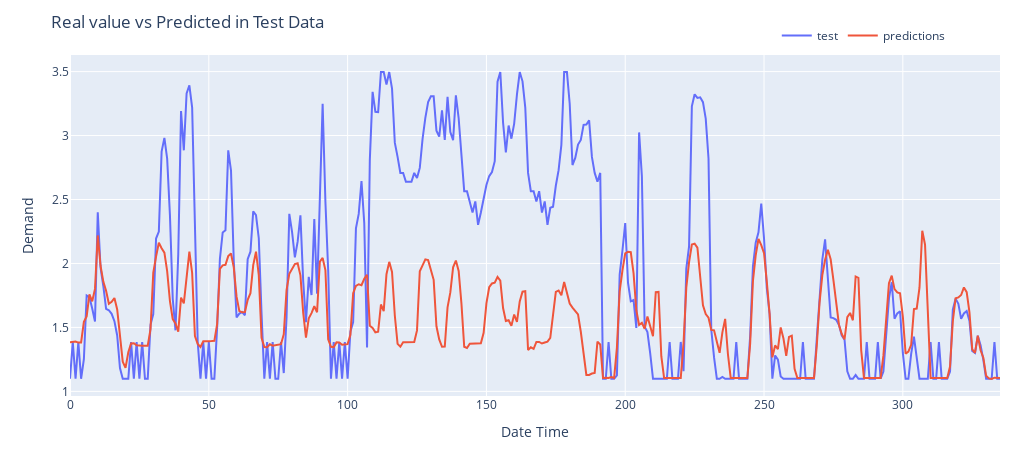

Source (notebook cell):
### Code cell
plotPredictions(test_x.index[:24*14], y_pred[:24*14], test_y[:24*14])

### Figure 1 — Plotly figure (JSON) as saved in the notebook; plotly's stock layout.template omitted (floating-point values rounded to 4 significant figures; data arrays with more than 128 entries replaced by an {"elided": "..."} marker saying what was removed)
{"data": [{"mode": "lines", "name": "test", "type": "scatter", "x": {"elided": "336 int values"}, "y": {"elided": "336 float values"}}, {"mode": "lines", "name": "predictions", "type": "scatter", "x": {"elided": "336 int values"}, "y": {"elided": "336 float values"}}], "layout": {"height": 450, "legend": {"orientation": "h", "x": 0.76, "xanchor": "left", "y": 1.1, "yanchor": "top"}, "margin": {"b": 20, "l": 70, "r": 20, "t": 55}, "title": {"text": "Real value vs Predicted in Test Data"}, "width": 1020, "xaxis": {"title": {"text": "Date Time"}}, "yaxis": {"title": {"text": "Demand"}}}}
